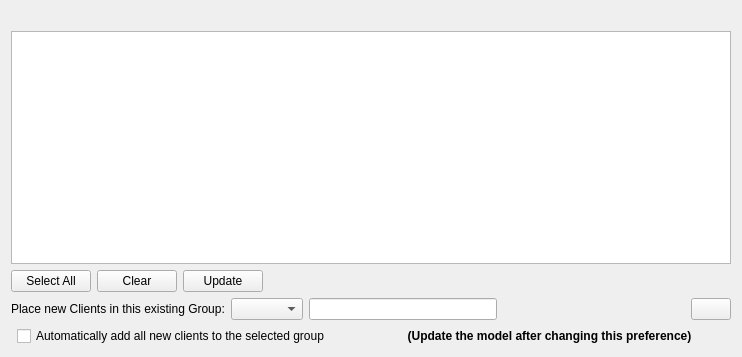
<?xml version="1.0" encoding="UTF-8"?>
<ui version="4.0">
 <class>CNewClientFromServerDlg</class>
 <widget class="QWidget" name="CNewClientFromServerDlg">
  <property name="geometry">
   <rect>
    <x>0</x>
    <y>0</y>
    <width>742</width>
    <height>357</height>
   </rect>
  </property>
  <property name="windowTitle">
   <string>New Client From Server</string>
  </property>
  <layout class="QVBoxLayout" name="verticalLayout">
   <item>
    <widget class="QLabel" name="label">
     <property name="text">
      <string/>
     </property>
    </widget>
   </item>
   <item>
    <widget class="StyledTreeView" name="m_listClients">
     <property name="focusPolicy">
      <enum>Qt::WheelFocus</enum>
     </property>
     <property name="alternatingRowColors">
      <bool>true</bool>
     </property>
     <property name="selectionMode">
      <enum>QAbstractItemView::ExtendedSelection</enum>
     </property>
     <property name="rootIsDecorated">
      <bool>false</bool>
     </property>
     <property name="uniformRowHeights">
      <bool>true</bool>
     </property>
     <property name="sortingEnabled">
      <bool>true</bool>
     </property>
    </widget>
   </item>
   <item>
    <layout class="QHBoxLayout" name="horizontalLayout">
     <property name="rightMargin">
      <number>0</number>
     </property>
     <item>
      <widget class="QPushButton" name="selectAllPB">
       <property name="text">
        <string>Select All</string>
       </property>
      </widget>
     </item>
     <item>
      <widget class="QPushButton" name="clearPB">
       <property name="text">
        <string>Clear</string>
       </property>
      </widget>
     </item>
     <item>
      <widget class="QPushButton" name="updatePB">
       <property name="text">
        <string>Update</string>
       </property>
      </widget>
     </item>
     <item>
      <spacer name="horizontalSpacer">
       <property name="orientation">
        <enum>Qt::Horizontal</enum>
       </property>
       <property name="sizeHint" stdset="0">
        <size>
         <width>40</width>
         <height>20</height>
        </size>
       </property>
      </spacer>
     </item>
    </layout>
   </item>
   <item>
    <layout class="QHBoxLayout" name="horizontalLayout_2">
     <item>
      <widget class="QLabel" name="label_2">
       <property name="text">
        <string>Place new Clients in this existing Group:</string>
       </property>
      </widget>
     </item>
     <item>
      <widget class="QComboBox" name="theGroups"/>
     </item>
     <item>
      <widget class="SearchLineEdit" name="searchField">
       <property name="sizePolicy">
        <sizepolicy hsizetype="MinimumExpanding" vsizetype="Fixed">
         <horstretch>0</horstretch>
         <verstretch>0</verstretch>
        </sizepolicy>
       </property>
      </widget>
     </item>
     <item>
      <spacer name="horizontalSpacer_2">
       <property name="orientation">
        <enum>Qt::Horizontal</enum>
       </property>
       <property name="sizeHint" stdset="0">
        <size>
         <width>40</width>
         <height>20</height>
        </size>
       </property>
      </spacer>
     </item>
     <item>
      <widget class="QPushButton" name="addClientsButton">
       <property name="sizePolicy">
        <sizepolicy hsizetype="Fixed" vsizetype="Fixed">
         <horstretch>0</horstretch>
         <verstretch>0</verstretch>
        </sizepolicy>
       </property>
       <property name="text">
        <string/>
       </property>
       <property name="shortcut">
        <string>Return</string>
       </property>
      </widget>
     </item>
    </layout>
   </item>
   <item>
    <layout class="QHBoxLayout" name="horizontalLayout_3">
     <property name="leftMargin">
      <number>6</number>
     </property>
     <property name="rightMargin">
      <number>6</number>
     </property>
     <item>
      <widget class="QCheckBox" name="autoAddClientsCB">
       <property name="text">
        <string>Automatically add all new clients to the selected group</string>
       </property>
      </widget>
     </item>
     <item>
      <widget class="QLabel" name="stateChangedLabel">
       <property name="font">
        <font>
         <weight>75</weight>
         <bold>true</bold>
        </font>
       </property>
       <property name="text">
        <string>(Update the model after changing this preference)</string>
       </property>
       <property name="alignment">
        <set>Qt::AlignCenter</set>
       </property>
      </widget>
     </item>
    </layout>
   </item>
  </layout>
 </widget>
 <customwidgets>
  <customwidget>
   <class>SearchLineEdit</class>
   <extends>QLineEdit</extends>
   <header>FileWaveGuiLib/searchlineedit/searchlineedit.h</header>
  </customwidget>
  <customwidget>
   <class>StyledTreeView</class>
   <extends>QTreeView</extends>
   <header>FileWaveGuiLib/styledviews/styledtreeview.h</header>
  </customwidget>
 </customwidgets>
 <resources/>
 <connections/>
</ui>
